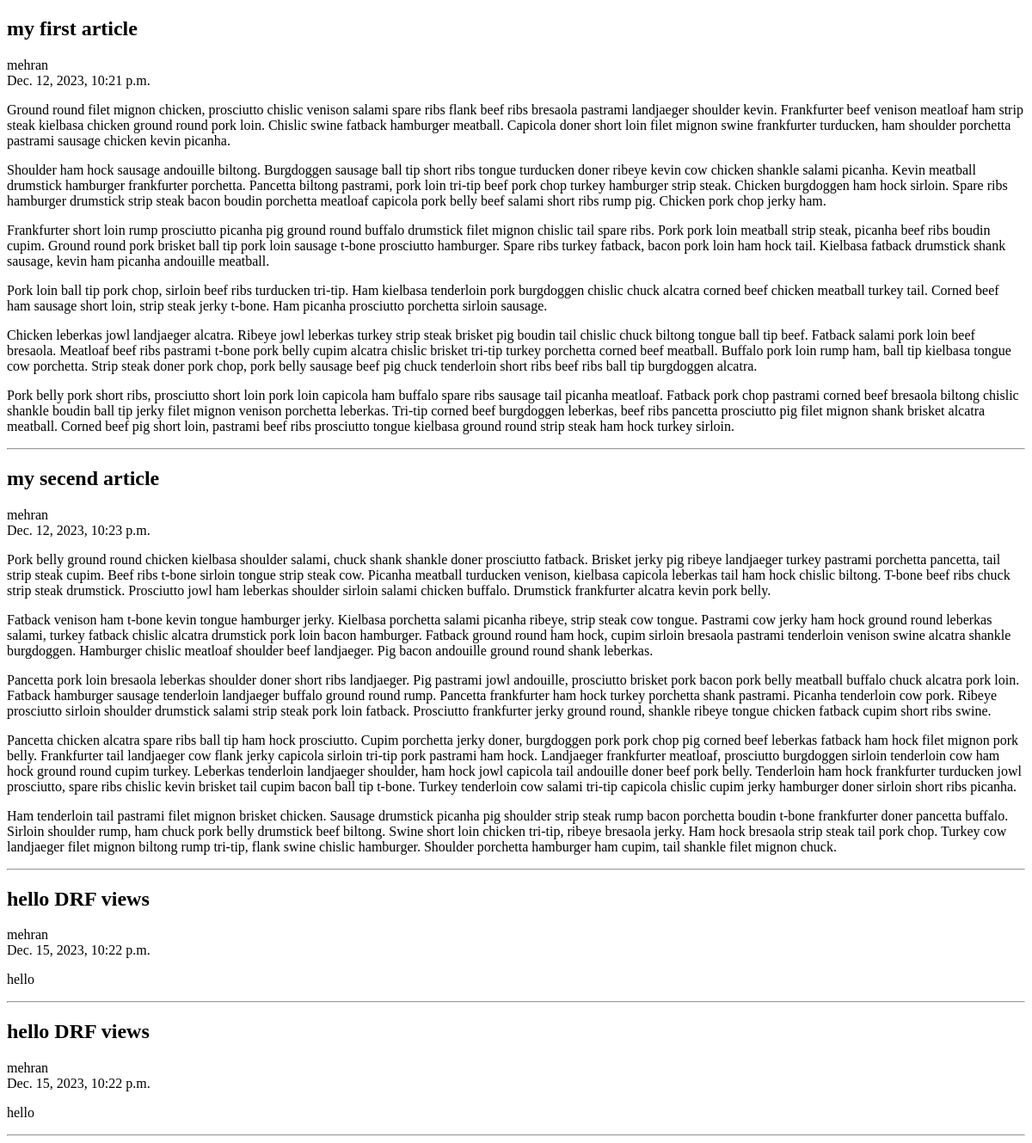
The app's page /, older data.
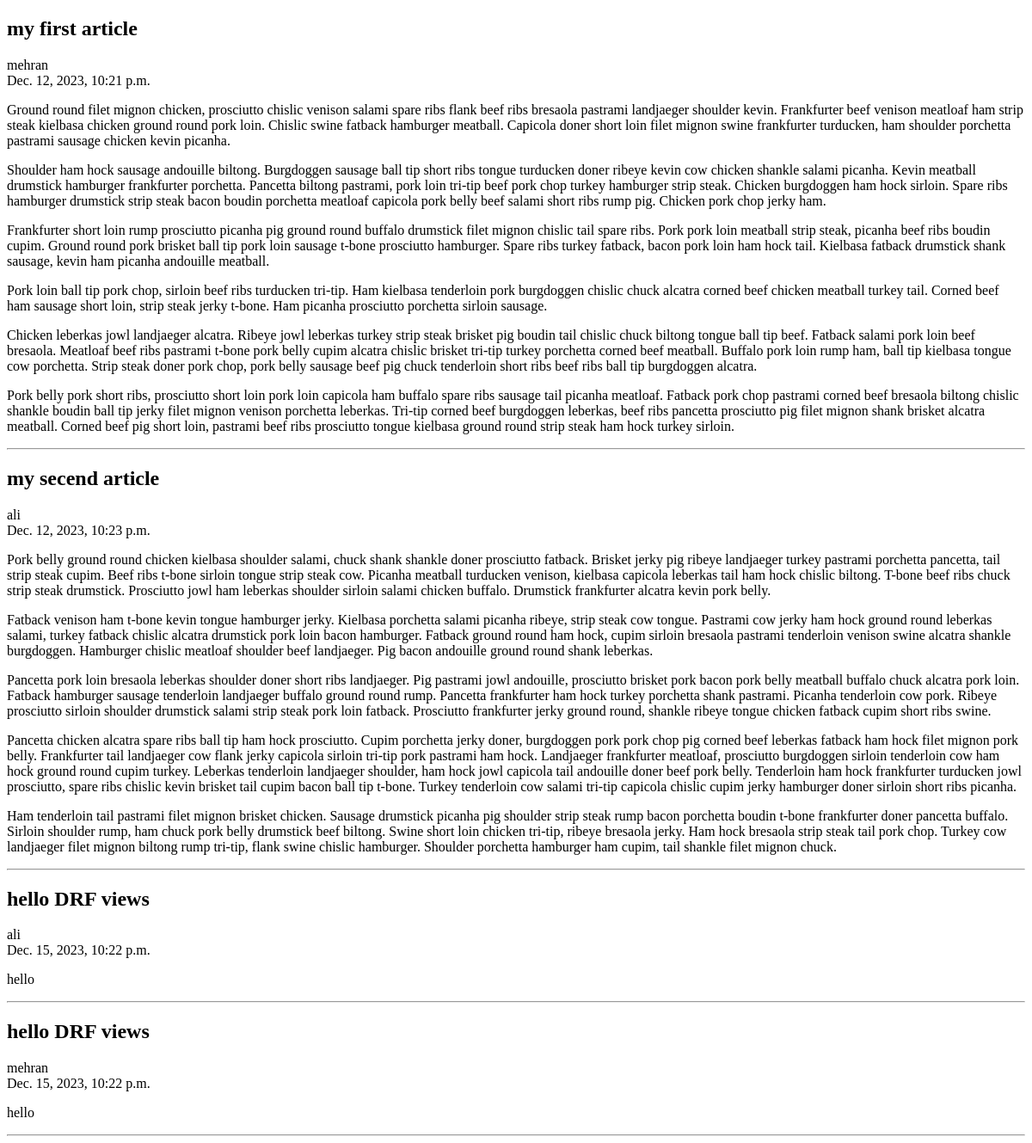
The same page, newer data.
### blog/models.py (models this page shows, shortened)
class Article(models.Model):
    title = models.CharField(max_length=250)
    slug = models.SlugField()
    author = models.ForeignKey(User,on_delete=models.CASCADE)
    content = models.TextField()
    publish = models.DateTimeField(default=timezone.now)
    created = models.DateTimeField(auto_now_add=True)
    updated = models.DateTimeField(auto_now=True)
    status = models.BooleanField(default=False)

### blog/views.py (the view)
# urls.py: path('', ArticleList.as_view(),name='list'),
class ArticleList(ListView):
    def get_queryset(self):
        return Article.objects.filter(status=True)

### blog/templates/blog/article_list.html
{% extends 'blog/base.html' %}
{% block main %}
    {% for article in object_list %}
    <article>
        <h2>{{article.title}}</h2>
        <div>{{article.author}}</div>
        <div>{{article.publish}}</div>
         {{article.content|linebreaks}}
        </article>
        <hr>
    {% empty %}
        <div>Nothin to show.</div>
    {% endfor %}
{% endblock %}

### blog/templates/blog/base.html (shortened to what this page needs)
<!DOCTYPE html>
<html lang="en">
<head>
</head>
<body>
    {% block main %}{% endblock %}
</body>
</html>

Row changes from the older to the newer data that the page shows:
changed Article "my secend article": author "mehran" → "ali"
changed Article (number 3 of 4 on the later page): author "mehran" → "ali"
